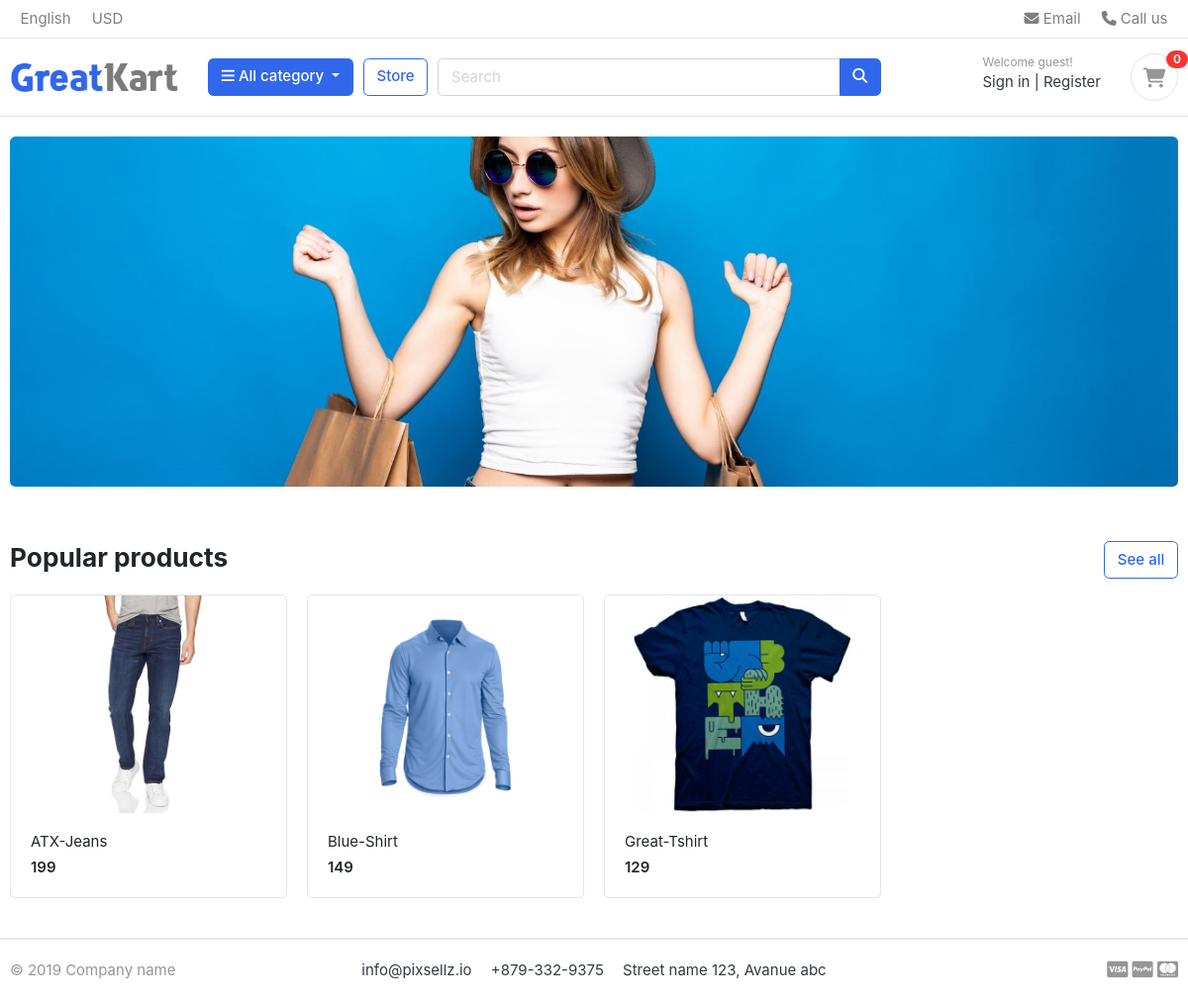
The page / on the database its author committed.
### store/models.py (models this page shows, shortened)
class Product(models.Model):
    product_name    = models.CharField(max_length=200, unique=True)
    slug            = models.SlugField(max_length=200, unique=True)
    description     = models.TextField(max_length=500, blank=True)
    price           = models.IntegerField()
    images          = models.ImageField(upload_to='photos/products')
    stock           = models.IntegerField()
    is_available    = models.BooleanField(default=True)
    category        = models.ForeignKey(Category, on_delete=models.CASCADE)
    created_date    = models.DateTimeField(auto_now_add=True)
    modified_date   = models.DateTimeField(auto_now=True)
    def get_url(self):
        return reverse('product_detail', args=[self.category.slug, self.slug])

### greatkart/views.py (the view)
# urls.py: 2. Add a URL to urlpatterns:  path('', views.home, name='home')
def home(request):
    products = Product.objects.all().filter(is_available=True)
    context = {
        'products': products
    }
    return render(request, 'home.html', context)

### carts/context_processors.py (called while the page is built)
def counter(request):
    cart_count = 0
    if 'admin' in request.path:
        return {}
    else:
        try:
            cart = Cart.objects.filter(cart_id=_cart_id(request))
            if request.user.is_authenticated:
                cart_items = CartItem.objects.all().filter(user=request.user)
            else:
                cart_items = CartItem.objects.all().filter(cart=cart[:1])
            for cart_item in cart_items:
                cart_count += cart_item.quantity
        except Cart.DoesNotExist:
            cart_count = 0
    return dict(cart_count=cart_count)

### carts/views.py (called while the page is built)
def _cart_id(request):
    cart = request.session.session_key
    if not cart:
        cart = request.session.create()
    return cart

### category/context_processors.py (called while the page is built)
def menu_links(request):
    links =  Category.objects.all()
    return dict(links=links)

### category/models.py (called while the page is built)
    def get_url(self):
        return reverse('products_by_category', args=[self.slug])

### templates/home.html
{% extends 'base.html'%}
{% load static%}
{% block content %}
<section class="section-intro padding-y-sm">
<div class="container">
<div class="intro-banner-wrap">
	<img src="{%static 'images/banners/cover.jpg'%}" class="img-fluid rounded">
</div>
</div>
</section>
<section class="section-name padding-y-sm">
<div class="container">
<header class="section-heading">
	<a href="{% url 'store'%}" class="btn btn-outline-primary float-right">See all</a>
	<h3 class="section-title">Popular products</h3>
</header>
<div class="row">
	{% for product in products %}
	<div class="col-md-3">
		<div class="card card-product-grid">
			<a href="{{ product.get_url }}" class="img-wrap"> <img src="{{ product.images.url }}"> </a>
			<figcaption class="info-wrap">
				<a href="{{ product.get_url }}" class="title">{{product.product_name}}</a>
				<div class="price mt-1">{{ product.price }}</div>
			</figcaption>
		</div>
	</div>
	{% endfor %}
</div>
</div>
</section>
</body>
</html>
{% endblock %}

### static/css/ui.css (style rules this page uses)
html { font-family: "Inter", sans-serif; font-size: 15px; }
.img-wrap { text-align: center; display: block; }
.img-wrap img { max-width: 100%; }
.padding-y-sm { padding-top: 20px; padding-bottom: 20px; }
.section-heading { margin-bottom: 20px; margin-top: 15px; }
.section-title { color: #212529; }
[class*=card-product] a.title { color: #212529; display: block; }
[class*=card-product] .img-wrap { overflow: hidden; position: relative; }
[class*=card-product] .img-wrap img { height: 100%; max-width: 100%; width: auto; display: inline-block; -o-object-fit: cover; object-fit: cover; }
.card-product-grid { margin-bottom: 20px; }
.card-product-grid .img-wrap { border-radius: 0.2rem 0.2rem 0 0; height: 220px; }
.card-product-grid .info-wrap { overflow: hidden; padding: 18px 20px; }
.card .img-wrap { overflow: hidden; }
.price { font-weight: 600; color: #212529; }

### rows shown on the page
Product: images (picture), product_name "ATX-Jeans", price "199"
Product: images (picture), product_name "Blue-Shirt", price "149"
Product: images (picture), product_name "Great-Tshirt", price "129"

### other values the page prints
{{ cart_count }} "0"
